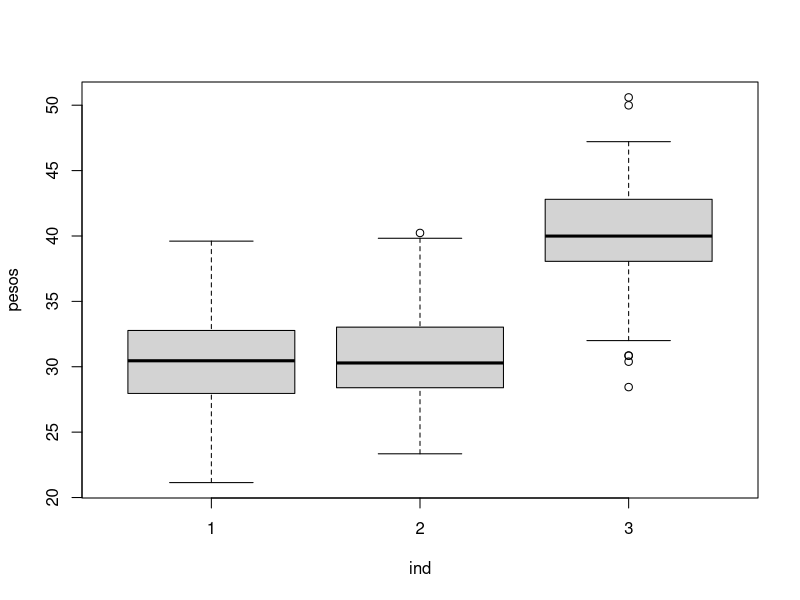
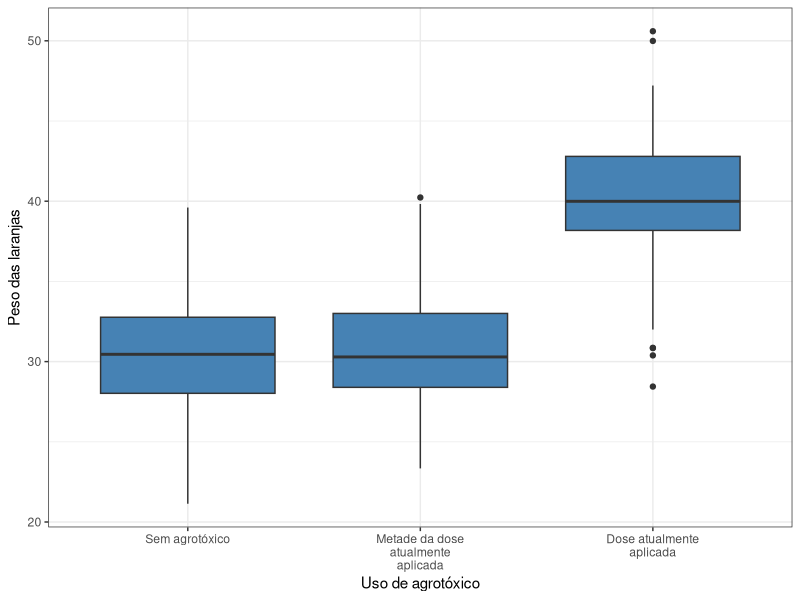
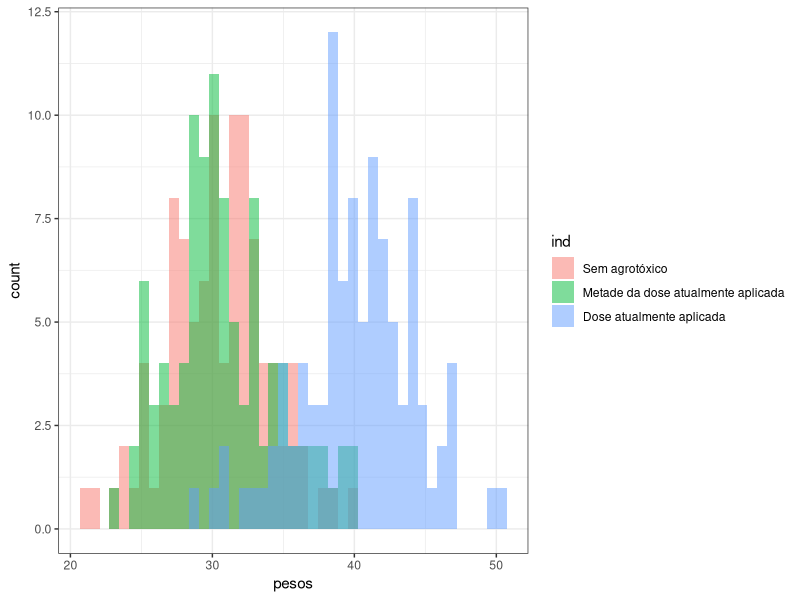
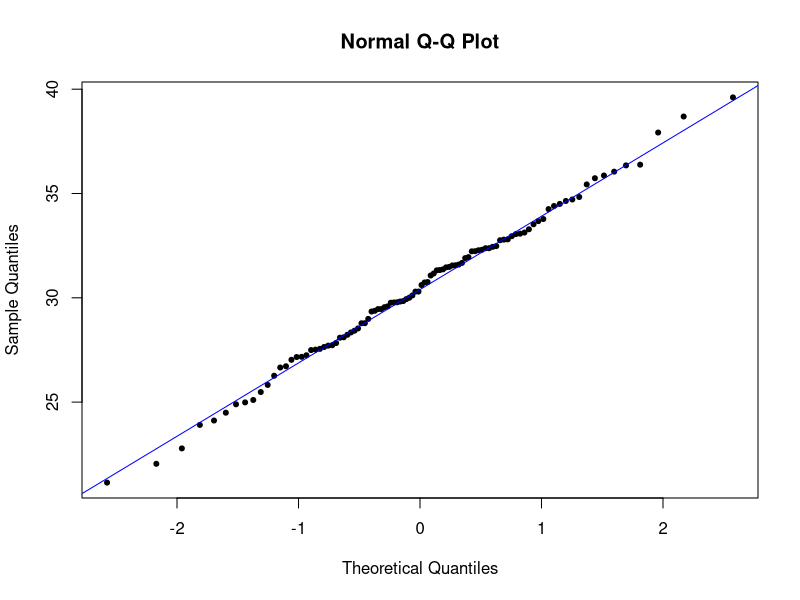
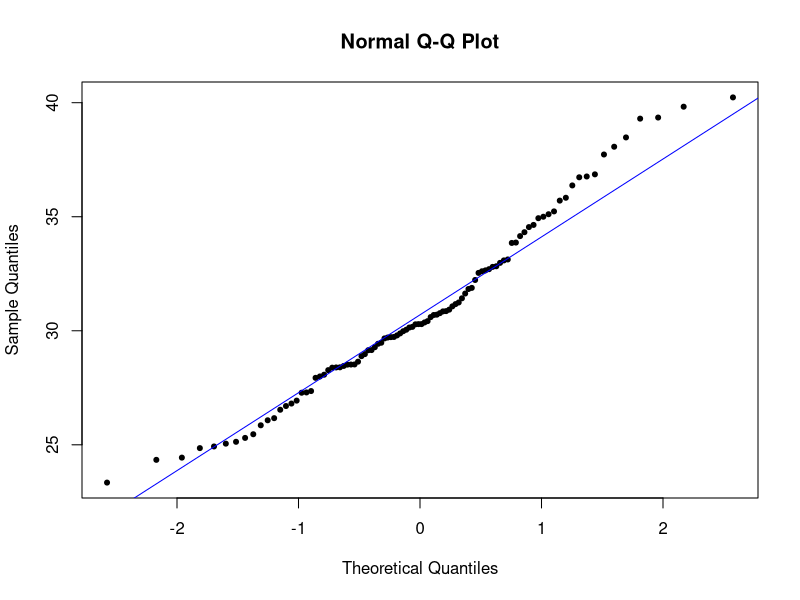
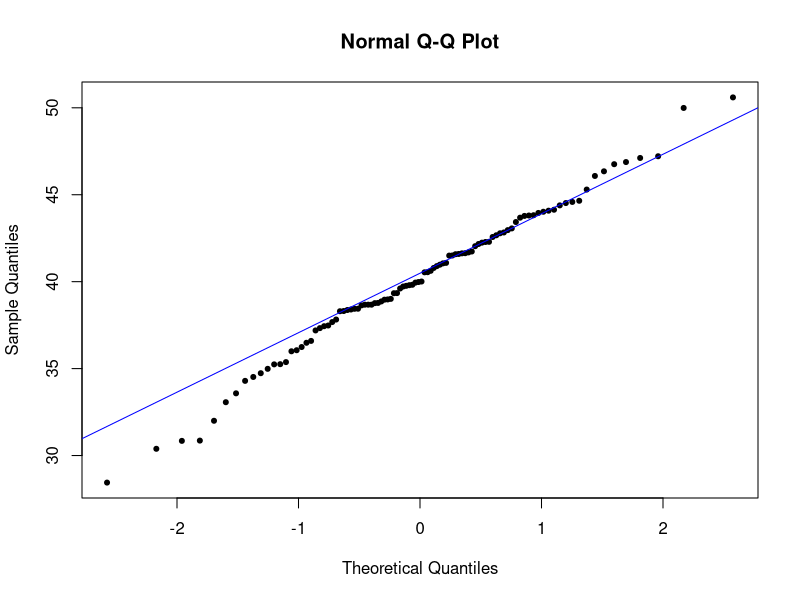

The R source for these figures, in order:
require(dplyr)
require(ggplot2)
require(stringr)

base <- read.csv("trabalho1/estatistico/anliseagrsim/base_3.csv",
                 stringsAsFactors = F)

base <- base %>% 
  as_tibble()

boxplot(pesos~ind, data = base)

base %>% 
  mutate(ind = factor(ind, 
                      labels = c("Sem agrotóxico", "Metade da dose atualmente aplicada",
                                 "Dose atualmente aplicada"))) %>% 
  ggplot(aes(x = ind, y = pesos)) + 
  geom_boxplot(fill = "steelblue") + 
  theme_bw() + 
  labs(x = "Uso de agrotóxico", y = "Peso das laranjas") + 
  scale_x_discrete(labels = function(x) str_wrap(x, width = 15))

base %>% 
  mutate(ind = factor(ind, 
                      labels = c("Sem agrotóxico", "Metade da dose atualmente aplicada",
                                 "Dose atualmente aplicada"))) %>% 
  ggplot(aes(x = pesos, fill = ind)) + 
  geom_histogram(binwidth=.7, alpha=0.5, position="identity") + 
  theme_bw()

# Para todos os testes: alfa = 5%

base %>% 
  filter(ind == 1) %>% 
  pull(pesos) %>% 
  shapiro.test()

base %>% 
  filter(ind == 1) %>% 
  pull(pesos) %>% 
  qqnorm(pch = 20) 

base %>% 
  filter(ind == 1) %>% 
  pull(pesos) %>% 
  qqline(col = "blue")

base %>% 
  filter(ind == 2) %>% 
  pull(pesos) %>% 
  shapiro.test()

base %>% 
  filter(ind == 2) %>% 
  pull(pesos) %>% 
  qqnorm(pch = 20) 
base %>% 
  filter(ind == 2) %>% 
  pull(pesos) %>% 
  qqline(col = "blue")

base %>% 
  filter(ind == 3) %>% 
  pull(pesos) %>% 
  shapiro.test()

base %>% 
  filter(ind == 3) %>% 
  pull(pesos) %>% 
  qqnorm(pch = 20) 

base %>% 
  filter(ind == 3) %>% 
  pull(pesos) %>% 
  qqline(col = "blue")

# Normalidade rejeitada para o grupo 2 (sob alfa = 5%). 
# Temos, então, que a hipótese de normalidade da ANOVA foi violada.

# Abordagem não paramétrica

kruskal.test(pesos~ind, data = base)
# Algum par de grupos tem distribuições diferentes

wilcox.test(base$pesos[base$ind == 1], base$pesos[base$ind == 2])
# dist não diferem
wilcox.test(base$pesos[base$ind == 1], base$pesos[base$ind == 3])
# dist diferem
wilcox.test(base$pesos[base$ind == 2], base$pesos[base$ind == 3])
# dist diferem

# Então temos diferença significativa entre os grupos 1 e 3 e entre 2 e 3.
# Então podemos dizer que há diferença significativa do peso das laranjas com dose 
# atualmente aplicada de agrotóxicos, em relação às laranjas sem agrotóxicos 
# e com a metade da dose atualmente aplicada.


# modelo <- aov(pesos~ind, data = base)
# summary(modelo)
# anova(modelo)
# plot(modelo)
